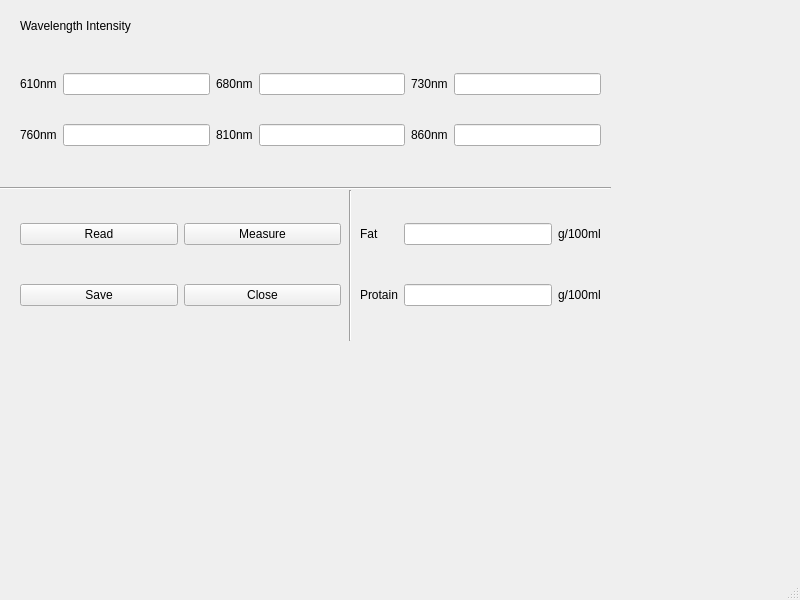
<?xml version="1.0" encoding="UTF-8"?>
<ui version="4.0">
 <class>MainWindow</class>
 <widget class="QMainWindow" name="MainWindow">
  <property name="geometry">
   <rect>
    <x>0</x>
    <y>0</y>
    <width>800</width>
    <height>600</height>
   </rect>
  </property>
  <property name="windowTitle">
   <string>MainWindow</string>
  </property>
  <widget class="QWidget" name="centralwidget">
   <widget class="QWidget" name="gridLayoutWidget">
    <property name="geometry">
     <rect>
      <x>20</x>
      <y>50</y>
      <width>581</width>
      <height>121</height>
     </rect>
    </property>
    <layout class="QGridLayout" name="gridLayout">
     <item row="1" column="1">
      <widget class="QLineEdit" name="lineEdit_2"/>
     </item>
     <item row="0" column="3">
      <widget class="QLineEdit" name="lineEdit_3"/>
     </item>
     <item row="0" column="0">
      <widget class="QLabel" name="label_7">
       <property name="text">
        <string>610nm</string>
       </property>
       <property name="buddy">
        <cstring>lineEdit</cstring>
       </property>
      </widget>
     </item>
     <item row="0" column="4">
      <widget class="QLabel" name="label_2">
       <property name="text">
        <string>730nm</string>
       </property>
       <property name="buddy">
        <cstring>lineEdit_4</cstring>
       </property>
      </widget>
     </item>
     <item row="0" column="1">
      <widget class="QLineEdit" name="lineEdit"/>
     </item>
     <item row="0" column="2">
      <widget class="QLabel" name="label">
       <property name="text">
        <string>680nm</string>
       </property>
       <property name="buddy">
        <cstring>lineEdit_3</cstring>
       </property>
      </widget>
     </item>
     <item row="1" column="0">
      <widget class="QLabel" name="label_4">
       <property name="text">
        <string>760nm</string>
       </property>
       <property name="buddy">
        <cstring>lineEdit_2</cstring>
       </property>
      </widget>
     </item>
     <item row="0" column="5">
      <widget class="QLineEdit" name="lineEdit_4"/>
     </item>
     <item row="1" column="2">
      <widget class="QLabel" name="label_3">
       <property name="text">
        <string>810nm</string>
       </property>
       <property name="buddy">
        <cstring>lineEdit_5</cstring>
       </property>
      </widget>
     </item>
     <item row="1" column="4">
      <widget class="QLabel" name="label_5">
       <property name="text">
        <string>860nm</string>
       </property>
       <property name="buddy">
        <cstring>lineEdit_6</cstring>
       </property>
      </widget>
     </item>
     <item row="1" column="3">
      <widget class="QLineEdit" name="lineEdit_5"/>
     </item>
     <item row="1" column="5">
      <widget class="QLineEdit" name="lineEdit_6"/>
     </item>
    </layout>
   </widget>
   <widget class="QWidget" name="gridLayoutWidget_2">
    <property name="geometry">
     <rect>
      <x>20</x>
      <y>190</y>
      <width>321</width>
      <height>151</height>
     </rect>
    </property>
    <layout class="QGridLayout" name="gridLayout_2">
     <item row="0" column="0">
      <widget class="QPushButton" name="pushButton">
       <property name="text">
        <string>Read</string>
       </property>
      </widget>
     </item>
     <item row="0" column="1">
      <widget class="QPushButton" name="pushButton_2">
       <property name="text">
        <string>Measure</string>
       </property>
      </widget>
     </item>
     <item row="1" column="0">
      <widget class="QPushButton" name="pushButton_3">
       <property name="text">
        <string>Save</string>
       </property>
      </widget>
     </item>
     <item row="1" column="1">
      <widget class="QPushButton" name="pushButton_4">
       <property name="text">
        <string>Close</string>
       </property>
      </widget>
     </item>
    </layout>
   </widget>
   <widget class="QWidget" name="gridLayoutWidget_3">
    <property name="geometry">
     <rect>
      <x>360</x>
      <y>190</y>
      <width>241</width>
      <height>151</height>
     </rect>
    </property>
    <layout class="QGridLayout" name="gridLayout_3">
     <item row="1" column="0">
      <widget class="QLabel" name="label_9">
       <property name="text">
        <string>Protain</string>
       </property>
       <property name="buddy">
        <cstring>lineEdit_8</cstring>
       </property>
      </widget>
     </item>
     <item row="0" column="0">
      <widget class="QLabel" name="label_6">
       <property name="text">
        <string>Fat</string>
       </property>
       <property name="buddy">
        <cstring>lineEdit_7</cstring>
       </property>
      </widget>
     </item>
     <item row="0" column="3">
      <widget class="QLabel" name="label_8">
       <property name="text">
        <string>g/100ml</string>
       </property>
      </widget>
     </item>
     <item row="1" column="1">
      <widget class="QLineEdit" name="lineEdit_8"/>
     </item>
     <item row="1" column="3">
      <widget class="QLabel" name="label_10">
       <property name="text">
        <string>g/100ml</string>
       </property>
      </widget>
     </item>
     <item row="0" column="1">
      <widget class="QLineEdit" name="lineEdit_7"/>
     </item>
    </layout>
   </widget>
   <widget class="QLabel" name="label_11">
    <property name="geometry">
     <rect>
      <x>20</x>
      <y>15</y>
      <width>401</width>
      <height>21</height>
     </rect>
    </property>
    <property name="text">
     <string>Wavelength Intensity</string>
    </property>
   </widget>
   <widget class="Line" name="line">
    <property name="geometry">
     <rect>
      <x>0</x>
      <y>180</y>
      <width>611</width>
      <height>16</height>
     </rect>
    </property>
    <property name="orientation">
     <enum>Qt::Horizontal</enum>
    </property>
   </widget>
   <widget class="Line" name="line_2">
    <property name="geometry">
     <rect>
      <x>340</x>
      <y>190</y>
      <width>20</width>
      <height>151</height>
     </rect>
    </property>
    <property name="orientation">
     <enum>Qt::Vertical</enum>
    </property>
   </widget>
  </widget>
  <widget class="QMenuBar" name="menubar">
   <property name="geometry">
    <rect>
     <x>0</x>
     <y>0</y>
     <width>800</width>
     <height>22</height>
    </rect>
   </property>
  </widget>
  <widget class="QStatusBar" name="statusbar"/>
 </widget>
 <tabstops>
  <tabstop>lineEdit</tabstop>
  <tabstop>lineEdit_3</tabstop>
  <tabstop>lineEdit_4</tabstop>
  <tabstop>lineEdit_2</tabstop>
  <tabstop>lineEdit_5</tabstop>
  <tabstop>lineEdit_6</tabstop>
  <tabstop>pushButton</tabstop>
  <tabstop>pushButton_2</tabstop>
  <tabstop>pushButton_3</tabstop>
  <tabstop>pushButton_4</tabstop>
  <tabstop>lineEdit_7</tabstop>
  <tabstop>lineEdit_8</tabstop>
 </tabstops>
 <resources/>
 <connections/>
</ui>
